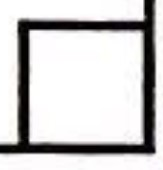
#> input picture box.jpg, 163 x 170 px, found by its file name
$ python pls.py
#> lines starting #> are read from the running program, lines starting #| are printed output that depends on the picture; after the words box and inside, x2 and y2 are one past the last pixel; in counts of white or black regions, pixels touching at a corner belong together
import cv2
import numpy as np

img = cv2.imread('box.jpg')
#> img is the input picture: shape (170, 163, 3); mean B, G, R 202, 201.9, 203.1
gray = cv2.cvtColor(img,cv2.COLOR_BGR2GRAY)
edges = cv2.Canny(gray,0,50,apertureSize = 3)
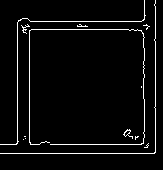
#> edges: shape (170, 163); 4.2% white in thin lines or dots, all inside (x1, y1, x2, y2) = (0, 0, 156, 154)
for i in edges:
	print(i)
#> this loop made 170 passes
#> (printed output is left out)
lines = cv2.HoughLines(edges,1,np.pi/180,200)
#> lines = None

#> (the run stopped early here; a loop or call above may not have finished)

$ run again, with houghlines5.jpg copied over box.jpg
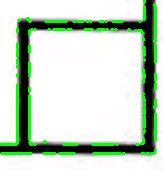
#> input picture houghlines5.jpg, 163 x 170 px, found by its file name
#> img is the input picture: shape (170, 163, 3); mean B, G, R 193.4, 211.6, 194.3
#> `gray = cv2.cvtColor(img,cv2.COLOR_BGR2GRAY)`:
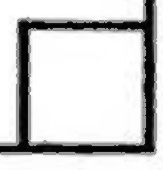
#> gray: shape (170, 163); min 0, max 255, mean 204.4
#> `edges = cv2.Canny(gray,0,50,apertureSize = 3)`:
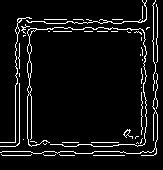
#> edges: shape (170, 163); 6.9% white in thin lines or dots, all inside (x1, y1, x2, y2) = (0, 0, 158, 156)
#> the loop `for i in edges:` made 170 passes
#> (printed output is left out)
#> lines = None
